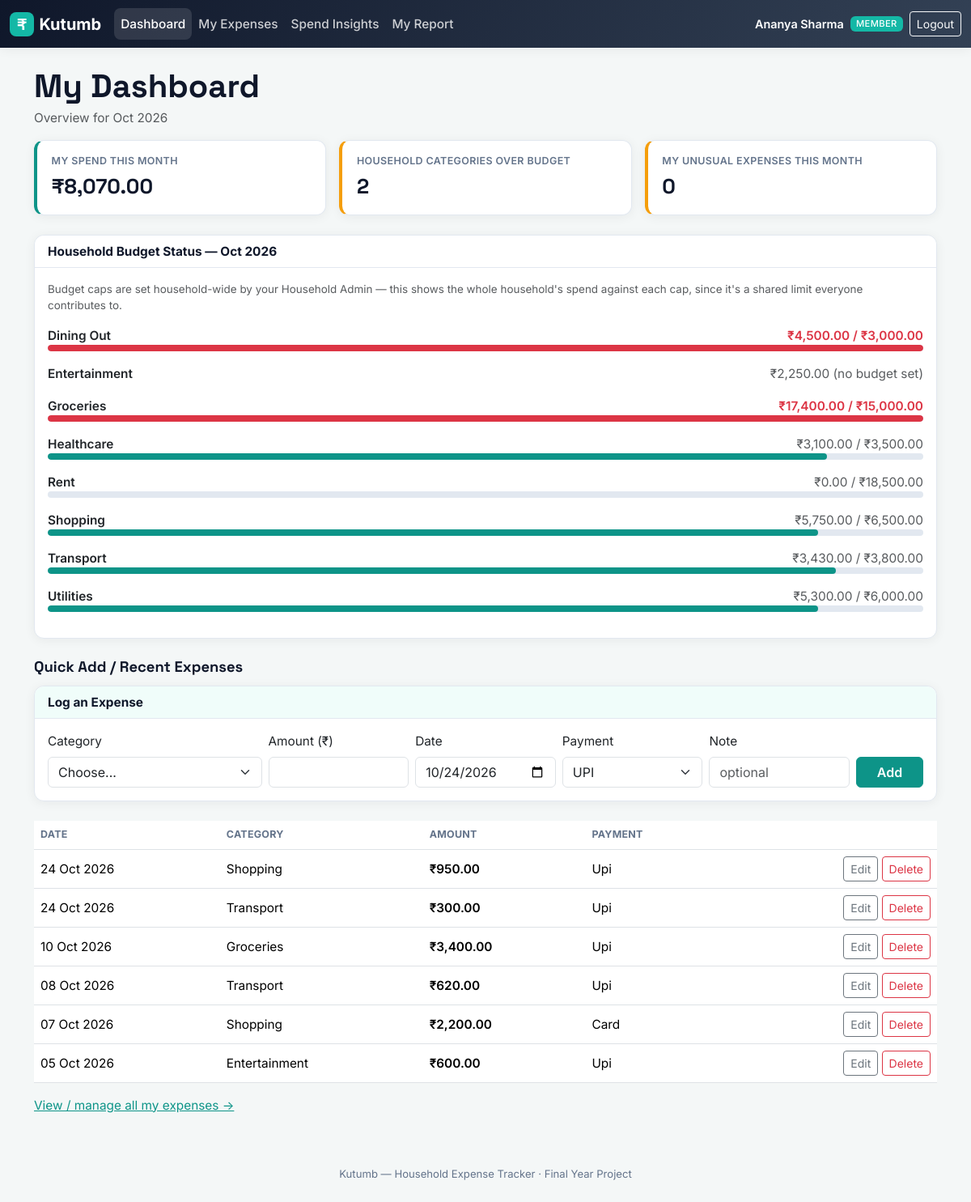
Page /index.php?route=member/dashboard (signed in) on the committed database.
### tables this page shows
CREATE TABLE categories (
    id            INT AUTO_INCREMENT PRIMARY KEY,
    name          VARCHAR(80) NOT NULL UNIQUE,
    is_active     TINYINT(1) NOT NULL DEFAULT 1,
    created_at    TIMESTAMP NOT NULL DEFAULT CURRENT_TIMESTAMP
);

CREATE TABLE expenses (
    id              INT AUTO_INCREMENT PRIMARY KEY,
    user_id         INT NOT NULL,
    category_id     INT NOT NULL,
    amount          DECIMAL(10,2) NOT NULL,
    expense_date    DATE NOT NULL,
    payment_method  ENUM('cash','card','upi','netbanking','other') NOT NULL DEFAULT 'upi',
    note            VARCHAR(255) DEFAULT NULL,
    created_at      TIMESTAMP NOT NULL DEFAULT CURRENT_TIMESTAMP,
    FOREIGN KEY (user_id) REFERENCES users(id) ON DELETE CASCADE,
    FOREIGN KEY (category_id) REFERENCES categories(id),
    INDEX idx_expenses_user (user_id),
    INDEX idx_expenses_category_date (category_id, expense_date)
);

### app/views/partials/expense_manager.php (the view, shortened to what the rows shown need)
<div class="table-responsive">
    <table class="table table-hover align-middle expense-table">
        <thead>
        <tr>
            <th>Date</th>
            <th>Category</th>
            <th>Amount</th>
            <th>Payment</th>
            <th></th>
        </tr>
        </thead>
        <tbody>
        <?php foreach ($expenses as $exp):
        ?>
            <tr>
                <td><?= e(format_date($exp['expense_date'])) ?></td>
                <td>
                    <?= e($exp['category_name']) ?>
                </td>
                <td class="fw-semibold"><?= e(format_inr((float)$exp['amount'])) ?></td>
                <td><span class="text-capitalize"><?= e($exp['payment_method']) ?></span></td>
                <td class="text-end">
                    <button class="btn btn-sm btn-outline-secondary" type="button"
                            data-bs-toggle="collapse" data-bs-target="#edit-<?= (int)$exp['id'] ?>">Edit</button>
                    <form method="POST" action="/index.php?route=expenses/delete" class="d-inline"
                          onsubmit="return confirm('Delete this expense?');">
                        <button type="submit" class="btn btn-sm btn-outline-danger">Delete</button>
                    </form>
                </td>
            </tr>
        <?php endforeach; ?>
        </tbody>
    </table>
</div>

### app/views/member/dashboard.php (shortened to what the rows shown need)
<?php require __DIR__ . '/../partials/header.php'; ?>
<main class="container py-4">
    <h1 class="page-title">My Dashboard</h1>
    <div class="card mb-4">
        <div class="card-body">
            <?php foreach ($budgetRows as $row):
                $cat = $row['category'];
                $pct = $row['cap'] ? min(100, round($row['spent'] / $row['cap'] * 100)) : 0;
            ?>
                <div class="budget-row mb-3">
                    <div class="d-flex justify-content-between">
                        <span class="fw-semibold"><?= e($cat['name']) ?></span>
                        <span class="<?= $row['over'] ? 'text-danger fw-semibold' : 'text-muted' ?>">
                            <?= e(format_inr($row['spent'])) ?>
                            <?= $row['cap'] !== null ? ' / ' . e(format_inr($row['cap'])) : ' (no budget set)' ?>
                        </span>
                    </div>
                    <?php if ($row['cap'] !== null): ?>
                        <div class="progress budget-progress">
                            <div class="progress-bar <?= $row['over'] ? 'bg-danger' : 'bg-teal' ?>" style="width: <?= $pct ?>%"></div>
                        </div>
                    <?php endif; ?>
                </div>
            <?php endforeach; ?>
        </div>
    </div>
    <h2 class="section-title">Quick Add / Recent Expenses</h2>
    <?php $expenses = $myExpenses; $returnTo = 'member/dashboard'; $compact = true; require __DIR__ . '/../partials/expense_manager.php'; ?>
</main>
<?php require __DIR__ . '/../partials/footer.php'; ?>

### rows in the picture
categories: name "Dining Out"
categories: name "Entertainment", spent "₹2,250.00", shows "(no budget set)"
categories: name "Groceries"
categories: name "Healthcare"
categories: name "Rent"
categories: name "Shopping"
categories: name "Transport"
categories: name "Utilities"
expenses: expense_date "24 Oct 2026", category.name "Shopping", amount "₹950.00", payment_method "Upi"
expenses: expense_date "24 Oct 2026", category.name "Transport", amount "₹300.00", payment_method "Upi"
expenses: expense_date "10 Oct 2026", category.name "Groceries", amount "₹3,400.00", payment_method "Upi"
expenses: expense_date "08 Oct 2026", category.name "Transport", amount "₹620.00", payment_method "Upi"
expenses: expense_date "07 Oct 2026", category.name "Shopping", amount "₹2,200.00", payment_method "Card"
expenses: expense_date "05 Oct 2026", category.name "Entertainment", amount "₹600.00", payment_method "Upi"

### other values in the picture
$label "Dashboard"
$label "My Expenses"
$label "Spend Insights"
$label "My Report"
Auth::name() "Ananya Sharma"
format_inr($myTotal) "₹8,070.00"
count(array_filter($budgetRows, fn($r) => $r['over'])) "2"
count($unusual) "0"
format_inr($row['spent']) "₹4,500.00"
format_inr($row['cap']) "₹3,000.00"
format_inr($row['spent']) "₹17,400.00"
format_inr($row['cap']) "₹15,000.00"
format_inr($row['spent']) "₹3,100.00"
format_inr($row['cap']) "₹3,500.00"
format_inr($row['spent']) "₹0.00"
